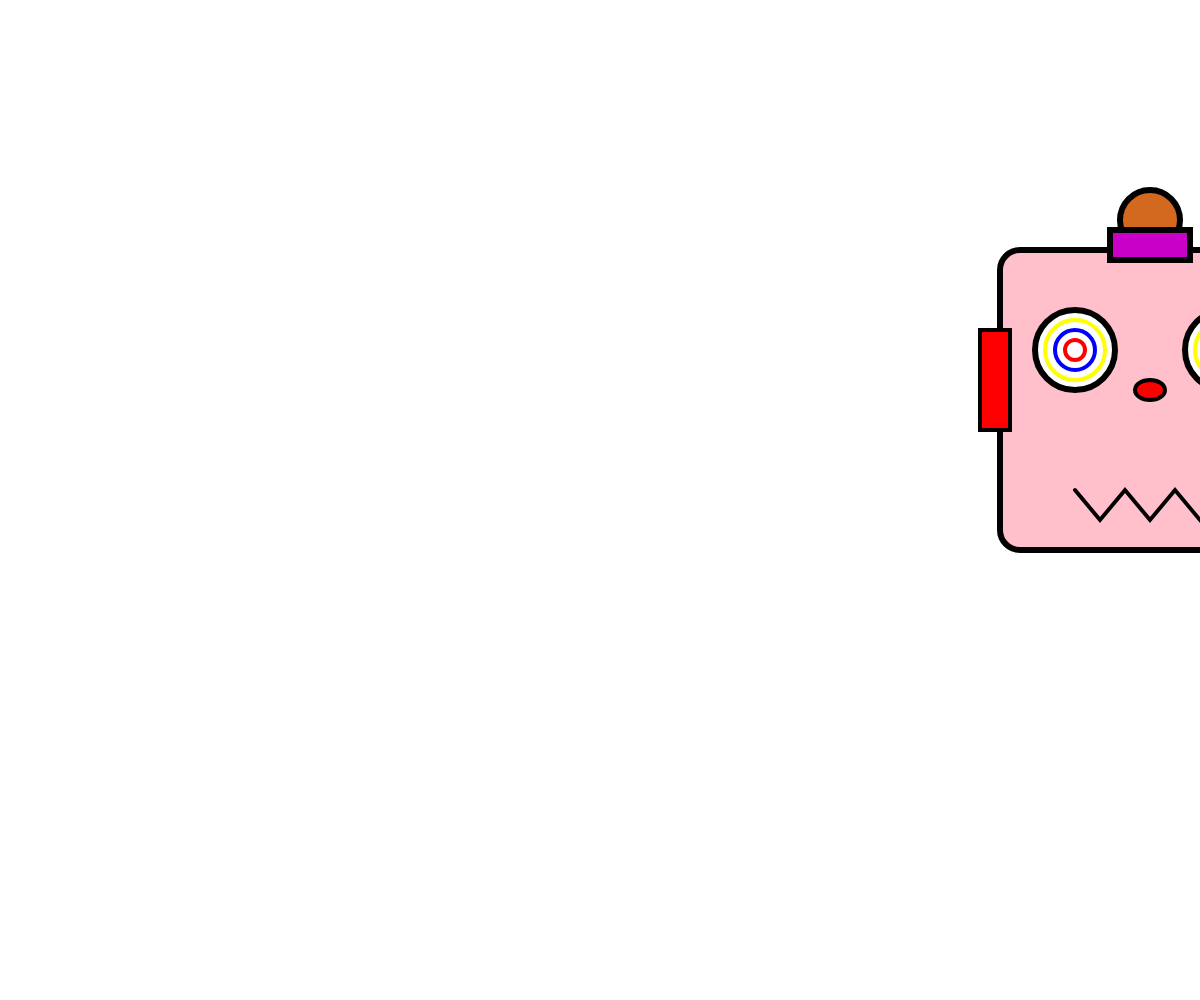
Frame 1 (no input)
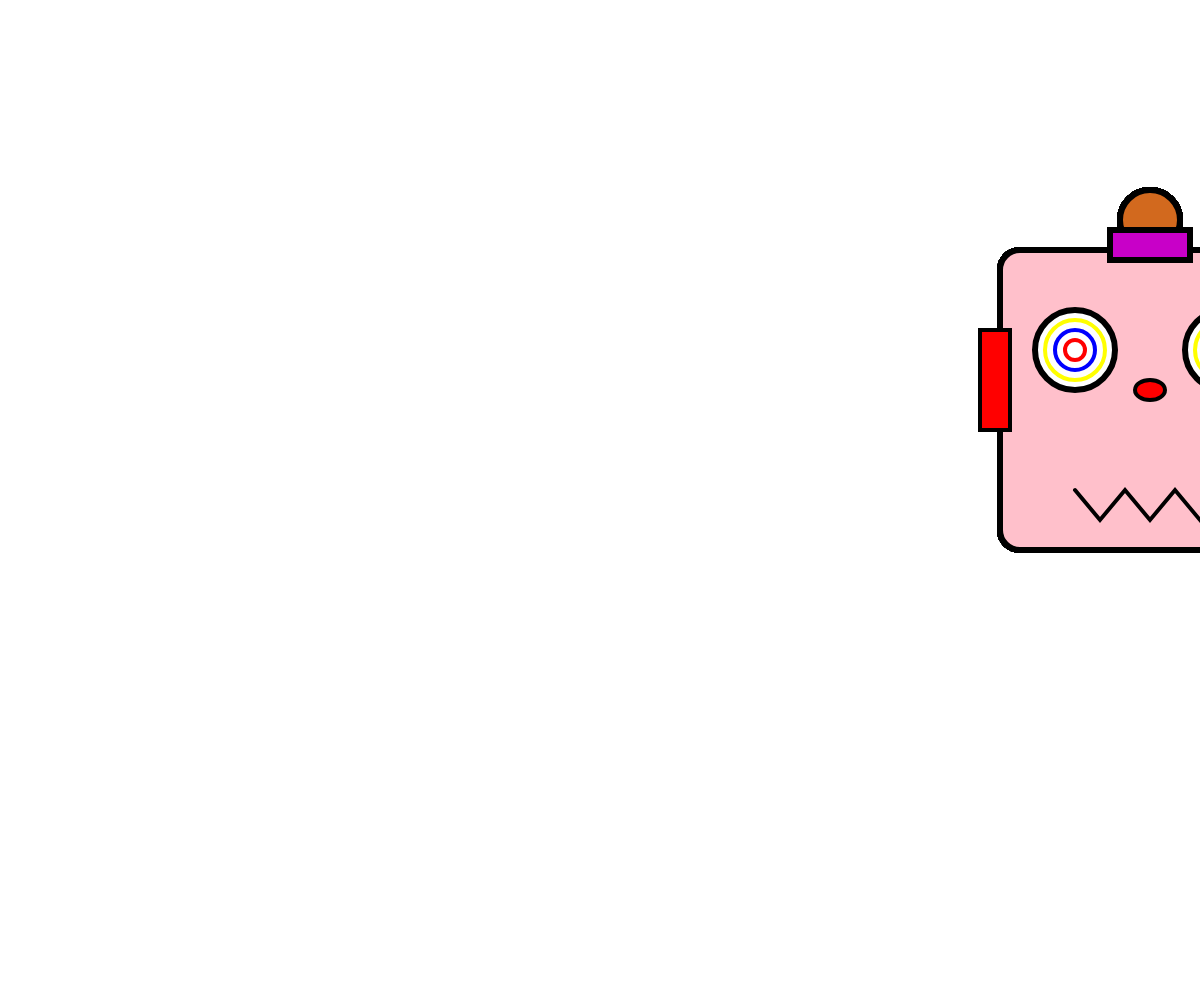
Frame 60 (no input)
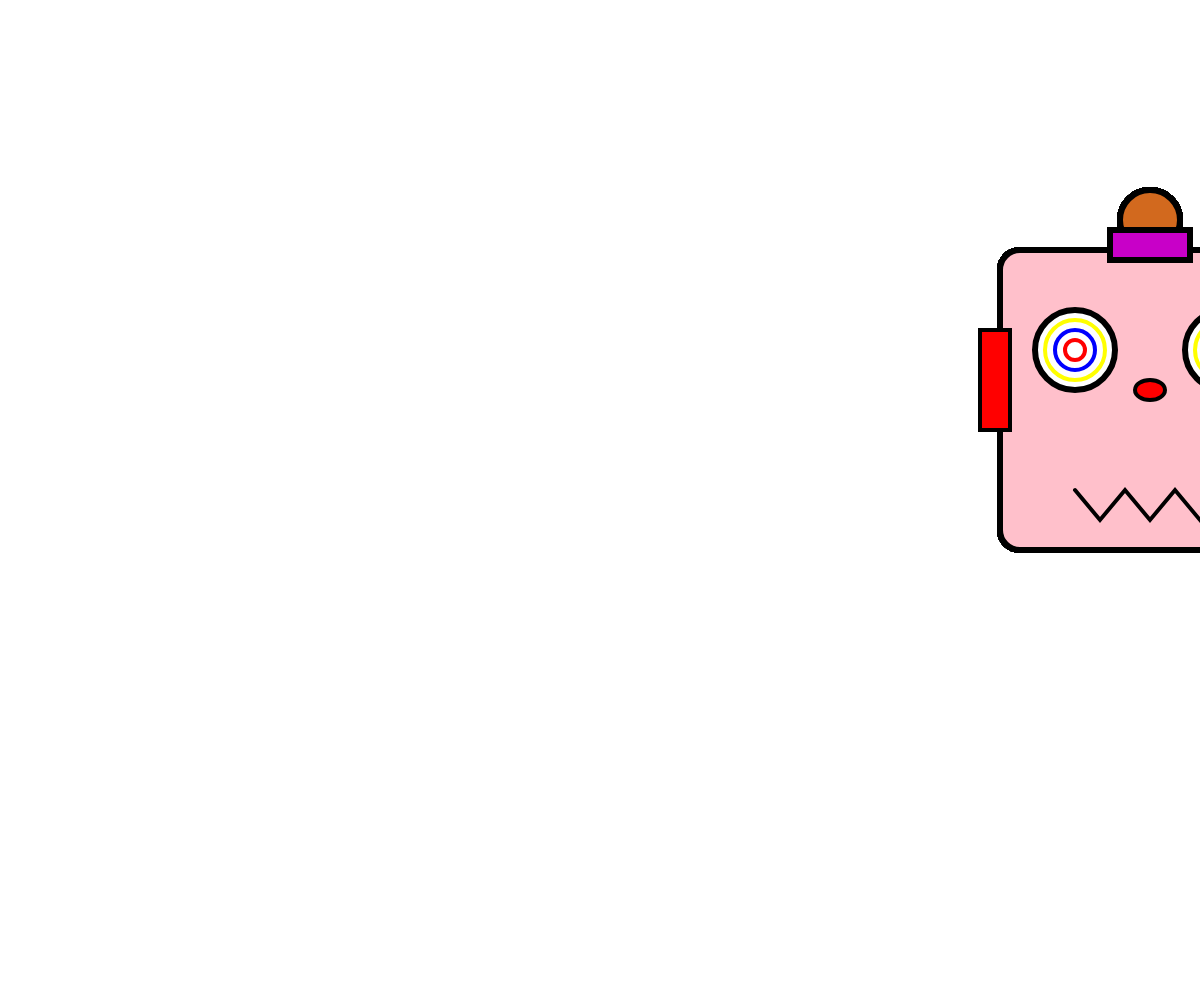
Frame 120 (the mouse pressed at the canvas centre since frame 60)

The p5.js sketch that drew these frames (run headless with seeded random() and noise() and a simulated clock; from frame 60 on, the mouse is pressed at the canvas centre):

// p5.js sketch
// ── sketch.js

function setup()
{
	//create a canvas for the robot
	createCanvas(windowWidth, windowHeight);
}

function draw()
{
	//image(img, 0, 0);
	strokeWeight(6);

	//robots head
	fill('pink');
	stroke('black');
	rect(1000, 250, 300, 300, 20);


	//robots antenna
	fill('chocolate');
	stroke('black');
	ellipse(1150, 220, 60, 60);

	fill(200, 0, 200);
	stroke('black');
	rect(1110, 230, 80, 30);

	//robots eyes
	stroke('black');
	fill(255);
	ellipse(1075, 350, 80, 80);
	point(1075, 350);
	ellipse(1225, 350, 80, 80);
	point(1225, 350);
	stroke('yellow');
	strokeWeight(4);
	ellipse(1075, 350, 60, 60);
	ellipse(1225, 350, 60, 60);
	stroke('blue');
	strokeWeight(4);
	ellipse(1075, 350, 40, 40);
	ellipse(1225, 350, 40, 40);
	stroke('red');
	strokeWeight(4);
	ellipse(1075, 350, 20, 20);
	ellipse(1225, 350, 20, 20);



	//robots nose
	stroke('black');
  fill(255, 0, 0);
	ellipse(1150, 390,30,20)
	//triangle(250, 220, 200, 300, 300, 300);

	//robots ears
	stroke('black');
	rect(980, 330, 30, 100);
	rect(1290, 330, 30, 100);

	//robots mouth
	stroke('black');
	noFill();
	beginShape();
	vertex(1075, 490);
	vertex(1100, 520);
	vertex(1125, 490);
	vertex(1150, 520);
	vertex(1175, 490);
	vertex(1200, 520);
	vertex(1225, 490);
	endShape();
}
